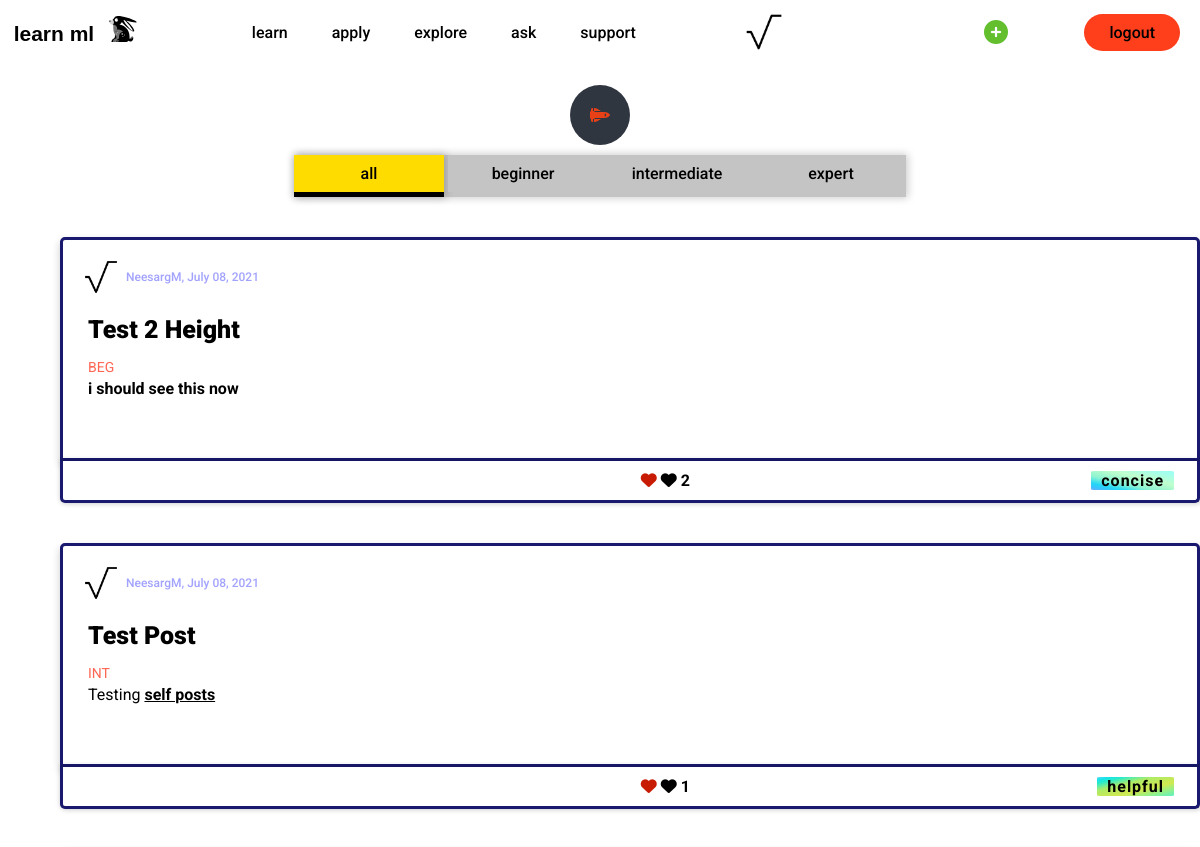
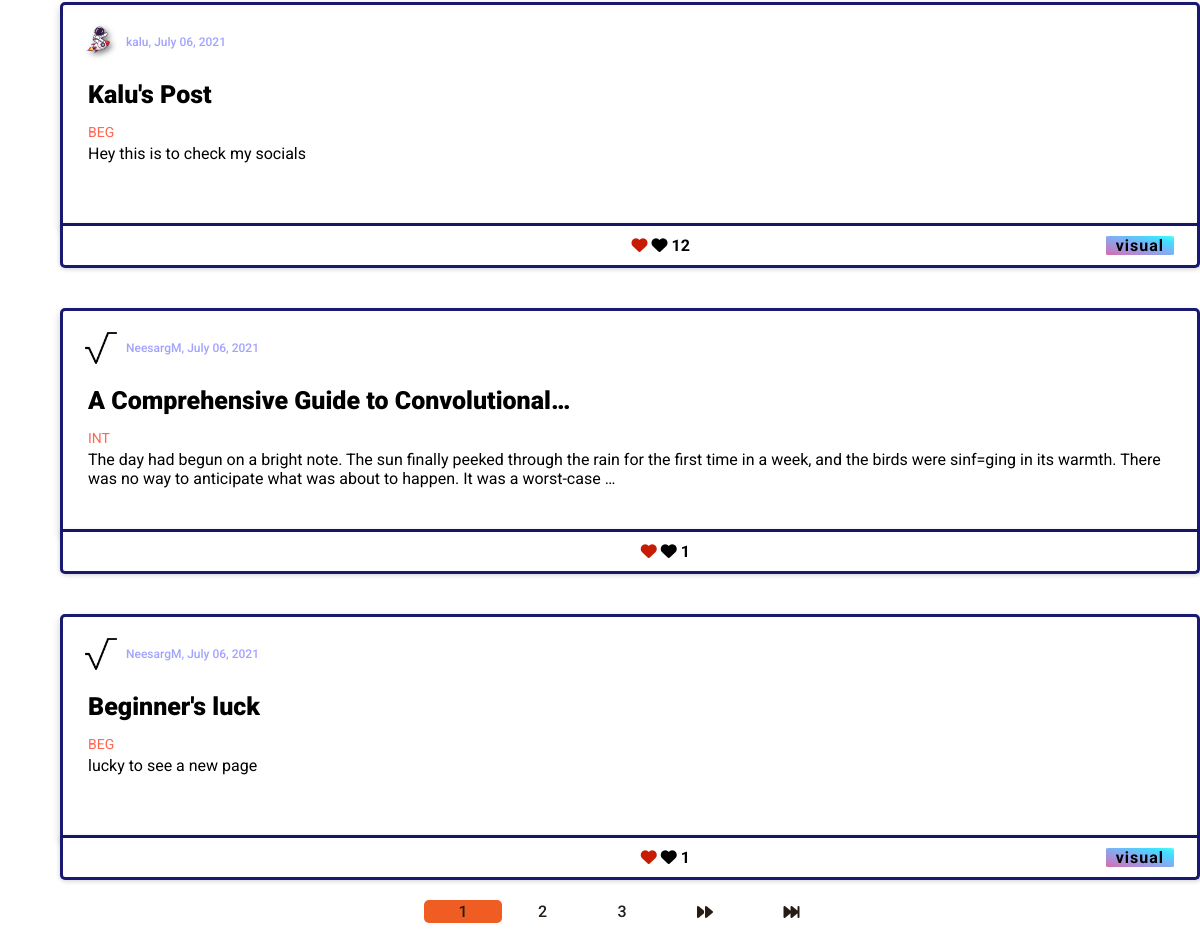
Screenshot of /explore/ (signed in) with the database file from the repository (2 pictures, top to bottom).
### users/models.py (models this page shows, shortened)
class Profile(models.Model):
	user = models.OneToOneField(User, on_delete=models.CASCADE)
	bio = models.CharField(blank=True, max_length=100, default='')
	quote = models.CharField(blank=True, max_length=1000, default='')
	image = models.ImageField(default='default.jpg', upload_to='profile_pics')
	fb_link = models.URLField(blank=True, max_length=100, default='#')
	linkedin_link = models.URLField(blank=True, max_length=100, default='#')
	twitter_link = models.URLField(blank=True, max_length=100, default='#')
	insta_link = models.URLField(blank=True, max_length=100, default='#')

### explore/models.py (models this page shows, shortened)
class Post(models.Model):
	title = models.CharField(max_length=100)
	content = HTMLField()
	date_posted = models.DateTimeField(default=timezone.now)
	author = models.ForeignKey(User, on_delete=models.CASCADE)
	POST_AUDIENCE = [
        ('BEG', 'Beginner'),
        ('INT', 'Intermediate'),
        ('EXP', 'Expert'),
    ]
	audience = models.CharField(max_length=3, choices=POST_AUDIENCE, default='BEG',)
	likes = models.ManyToManyField(User, default=None, blank=True, related_name='likes')
	helpfuls = models.ManyToManyField(User, default=None, blank=True, related_name='helpfuls')
	visual_likes = models.ManyToManyField(User, default=None, blank=True, related_name='visual_likes')
	concise_likes = models.ManyToManyField(User, default=None, blank=True, related_name='concise_likes')

### explore/views.py (the view)
# urls.py: path('', PostListView.as_view(), name='explore-home'),
class PostListView(ListView):
	model = Post
	template_name = 'explore/explore.html'
	context_object_name = 'posts'
	paginate_by = 5
	def get_queryset(self):
		search_query = self.request.GET.get('search_post')
		audience_query = self.request.GET.get('audience_filter')
		object_list = self.model.objects.all().order_by('-date_posted')
		if search_query != '' and search_query is not None:
			object_list = object_list.filter(Q(title__icontains=search_query) |
				Q(content__icontains=search_query)).distinct()
		if audience_query != '' and audience_query is not None:
			object_list = object_list.filter(audience__iexact=audience_query)
		return object_list

### explore/templates/explore/explore.html (shortened to what this page needs)
{% extends "explore/base.html" %}
{% load humanize %}
{% block section %}
<section class="filter-sections">
	<form method="GET" action=".">
		<div class="search-form">
			<div class="search-box">
				<button class="search-btn" type="submit">
					<i class="fas fa-space-shuttle"></i>
				</button>
			</div>
		</div>
		<div class="audience-form">
			<div class="audience-selection">
				{% if 'audience_filter' not in request.get_full_path or request.GET.audience_filter == '' or 'search_post' not in request.get_full_path %}
				<button class="audience-btn-all-selected" type="submit" value="" name="audience_filter">
					all
				</button>
				{% else %}
				<button class="audience-btn-all" type="submit" value="" name="audience_filter">
					all
				</button>
				{% endif %}
				{% if  'audience_filter=BEG' in request.get_full_path %}
				<button class="audience-btn-beg-selected" type="submit" value="BEG" name="audience_filter">
					beginner
				</button>
				{% else %}
				<button class="audience-btn-beg" type="submit" value="BEG" name="audience_filter">
					beginner
				</button>
				{% endif %}
				{% if 'audience_filter=INT' in request.get_full_path%}
				<button class="audience-btn-int-selected" type="submit" value="INT" name="audience_filter">
					intermediate
				</button>
				{% else %}
				<button class="audience-btn-int" type="submit" value="INT" name="audience_filter">
					intermediate
				</button>
				{% endif %}
				{% if  'audience_filter=EXP' in request.get_full_path %}
				<button class="audience-btn-exp-selected" type="submit" value="EXP" name="audience_filter">
					expert
				</button>
				{% else %}
				<button class="audience-btn-exp" type="submit" value="EXP" name="audience_filter">
					expert
				</button>
				{% endif %}
			</div>
		</div>
	</form>
</section>
<section class="posts-section">
	<div class="posts-content">
		{% for post in posts %}
		<div class="post-card-up">
			<div class="pic-name-date-up">
				<img class="small-prof-pic" src="{{ post.author.profile.image.url }}">
				<p class="post-author-and-date-up">
					<a class="post-author-and-date-up" href="{% url 'user-posts' post.author.username %}">{{ post.author }}, {{ post.date_posted|date:"N d, Y" }}</a>
				</p>
			</div>
			<div class="post-title-up">
				<h2><a class="post-title-link-up" href="{% url 'post-detail' post.id post.title %}">{{ post.title|truncatechars:39 }}</a></h2>
			</div>
			<div class="post-audience-up-div">
				<p class="post-audience-up">{{ post.audience }}</p>
			</div>
			<div class=post-content-container-up>
				<p class="post-content-up">{{ post.content|truncatewords_html:45|safe }}
				</p>
			</div>
		</div>
		{% if user.is_authenticated %}
		<div class="readability-card-up">
			<div class="like-card-container">
				<form action="{% url 'like-post' %}" method="POST" class="like-form" id="{{ post.id }}">
					<button type="submit" class="like-btn{{ post.id }}">
						{% if user not in post.likes.all %}
							<i id="heart-ic" class="far fa-heart"></i>
						{% else %}
							<i id="empty-heart-ic" class="fas fa-heart"></i>
						{% endif %}
					</button>
					<span><i id="heart-ic-sp" class="fas fa-heart"></i></span>
					<span class="like-count{{ post.id }}">{{ post.likes.count|intcomma }}</span>
				</form>
			</div>
			<div class="attr-text-container">
				{% if post.helpfuls.count == post.visual_likes.count and post.helpfuls.count == post.concise_likes.count %}
					<p class='h-text'> &nbsp; helpful &nbsp;</p>
				{% elif post.helpfuls.count > post.visual_likes.count and post.helpfuls.count > post.concise_likes.count %}
					<p class='h-text'> &nbsp; helpful &nbsp; </p>
				{% elif post.visual_likes.count > post.helpfuls.count and post.visual_likes.count > post.concise_likes.count %}
					<p class='v-text'> &nbsp; visual &nbsp; </p>
				{% elif post.concise_likes.count > post.visual_likes.count and post.concise_likes.count > post.helpfuls.count %}
					<p class='c-text'> &nbsp; concise &nbsp; </p>
				{% elif post.concise_likes.count == post.visual_likes.count %}
					<p class='v-text'> &nbsp; visual &nbsp; </p>
				{% endif %}
			</div>
		</div>
		{% endif %}
		{% endfor %}
		<div class="pagination-container-up">
			{% if is_paginated %}
				{% for num in page_obj.paginator.page_range %}
					{% if page_obj.number == num %}
						<a class='page-current-link' href="?page={{ num }}">{{ num }}</a>
					{% elif num > page_obj.number|add:'-3' and num < page_obj.number|add:'3' %}
						<a class='page-around-link' href="?page={{ num }}">{{ num }}</a>
					{% endif %}
				{% endfor %}
				{% if page_obj.has_next %}
					<a class='page-next-link' href="?page={{ page_obj.next_page_number }}">
						<i id="ff" class="fas fa-forward"></i></a>
					<a class='page-last-link' href="?page={{ page_obj.paginator.num_pages }}"><i id="ff" class="fas fa-fast-forward"></i></a>
				{% endif %}
			{% endif %}
		</div>
</section>
{% endblock section %}

### explore/templates/explore/base.html (shortened to what this page needs)
{% load static %}
{% load humanize %}
<!DOCTYPE html>
	<head>
		<link rel="stylesheet" type="text/css" href="{% static 'css/explore_home.css' %}">
	</head>
	<body>
		<section>
			<header>
				<a href="/">
					<img class="logo" src="{% static 'images/logo.svg' %}" alt="logo">
				</a>
				<nav class="navbar">
					<ul class="nav_links">
						<li>
							<a href="/#down">learn</a>
						</li>
						<li>
							<a href="#">apply</a>
						</li>
						<li>
							<a href="/explore">explore</a>
						</li>
						<li>
							<a href="#">ask</a>
						</li>
						<li>
							<a href="#">support</a>
						</li>
					</ul>
				</nav>
				{% if user.is_authenticated %}
				<a class="cta" href="{% url 'profile' %}">
					<img class="round-account-img-p" src="{{ user.profile.image.url }}" alt="{{ user|make_list|first }}">
				</a>
				<a class="cta" href="{% url 'post-create' %}">
					<i id="post-create-link" class="fas fa-plus-circle"></i>
				</a>
				<a class="cta" href="{% url 'logout' %}">
					<button class="logoutButton">logout</button>
				</a>
				{% else %}
				<a class="cta" href="{% url 'login' %}">
					<button class="loginButton">login</button>
				</a>
				{% endif %}
			</header>
		</section>
		{% block section %} {% endblock %}
	</body>

### rows the page displays
Post: author.profile.image (picture), author "NeesargM", date_posted "July 08, 2021", title "Test 2 Height", audience "BEG", content "i should see this now", likes.count "2", shows "concise"
Post: author.profile.image (picture), author "NeesargM", date_posted "July 08, 2021", title "Test Post", audience "INT", content "Testing self posts", likes.count "1", shows "helpful"
Post: author.profile.image (placeholder picture), author "kalu", date_posted "July 06, 2021", title "Kalu's Post", audience "BEG", content "Hey this is to check my socials", likes.count "12", shows "visual"
Post: author.profile.image (picture), author "NeesargM", date_posted "July 06, 2021", title "A Comprehensive Guide to Convolutional…", audience "INT", content "The day had begun on a bright note. The sun finally peeked through the rain for the first time in a week, and the birds were sinf=ging in its warmth. There was no way to anticipate what was about to happen. It was a worst-case …", likes.count "1"
Post: author.profile.image (picture), author "NeesargM", date_posted "July 06, 2021", title "Beginner's luck", audience "BEG", content "lucky to see a new page", likes.count "1", shows "visual"

### other values shown
{{ num }} "1"
{{ num }} "2" "3"
